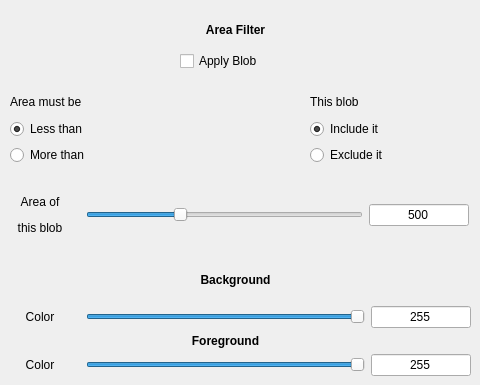
          <widget class="QWidget" name="tab_13">
           <attribute name="title">
            <string>Blob</string>
           </attribute>
           <widget class="QLabel" name="label_56">
            <property name="geometry">
             <rect>
              <x>0</x>
              <y>20</y>
              <width>471</width>
              <height>20</height>
             </rect>
            </property>
            <property name="text">
             <string>&lt;html&gt;&lt;head/&gt;&lt;body&gt;&lt;p align=&quot;center&quot;&gt;&lt;span style=&quot; font-weight:600;&quot;&gt;Area Filter&lt;/span&gt;&lt;/p&gt;&lt;/body&gt;&lt;/html&gt;</string>
            </property>
           </widget>
           <widget class="QWidget" name="gridLayoutWidget_29">
            <property name="geometry">
             <rect>
              <x>10</x>
              <y>90</y>
              <width>160</width>
              <height>75</height>
             </rect>
            </property>
            <layout class="QGridLayout" name="gridLayout_31">
             <item row="0" column="0">
              <widget class="QLabel" name="label_57">
               <property name="text">
                <string>Area must be</string>
               </property>
              </widget>
             </item>
             <item row="1" column="0">
              <widget class="QRadioButton" name="areablobLess">
               <property name="text">
                <string>Less than</string>
               </property>
               <property name="checked">
                <bool>true</bool>
               </property>
              </widget>
             </item>
             <item row="2" column="0">
              <widget class="QRadioButton" name="areablobMore">
               <property name="text">
                <string>More than</string>
               </property>
              </widget>
             </item>
            </layout>
           </widget>
           <widget class="QCheckBox" name="blobCheck">
            <property name="geometry">
             <rect>
              <x>180</x>
              <y>50</y>
              <width>101</width>
              <height>22</height>
             </rect>
            </property>
            <property name="text">
             <string>Apply Blob</string>
            </property>
           </widget>
           <widget class="QWidget" name="gridLayoutWidget_10">
            <property name="geometry">
             <rect>
              <x>0</x>
              <y>260</y>
              <width>471</width>
              <height>116</height>
             </rect>
            </property>
            <layout class="QGridLayout" name="gridLayout_12">
             <item row="0" column="0">
              <widget class="QLabel" name="label_26">
               <property name="text">
                <string>&lt;html&gt;&lt;head/&gt;&lt;body&gt;&lt;p align=&quot;center&quot;&gt;&lt;span style=&quot; font-weight:600;&quot;&gt;Background&lt;/span&gt;&lt;/p&gt;&lt;/body&gt;&lt;/html&gt;</string>
               </property>
              </widget>
             </item>
             <item row="1" column="0">
              <layout class="QGridLayout" name="gridLayout_10">
               <item row="0" column="1">
                <widget class="QSlider" name="backgroundRSlider">
                 <property name="maximum">
                  <number>255</number>
                 </property>
                 <property name="value">
                  <number>255</number>
                 </property>
                 <property name="orientation">
                  <enum>Qt::Horizontal</enum>
                 </property>
                </widget>
               </item>
               <item row="0" column="2">
                <widget class="QLineEdit" name="backgroundRSliderLE">
                 <property name="minimumSize">
                  <size>
                   <width>100</width>
                   <height>0</height>
                  </size>
                 </property>
                 <property name="maximumSize">
                  <size>
                   <width>100</width>
                   <height>16777215</height>
                  </size>
                 </property>
                 <property name="text">
                  <string>255</string>
                 </property>
                 <property name="alignment">
                  <set>Qt::AlignCenter</set>
                 </property>
                 <property name="readOnly">
                  <bool>true</bool>
                 </property>
                </widget>
               </item>
               <item row="0" column="0">
                <widget class="QLabel" name="label_18">
                 <property name="minimumSize">
                  <size>
                   <width>80</width>
                   <height>0</height>
                  </size>
                 </property>
                 <property name="maximumSize">
                  <size>
                   <width>80</width>
                   <height>16777215</height>
                  </size>
                 </property>
                 <property name="text">
                  <string>Color</string>
                 </property>
                 <property name="alignment">
                  <set>Qt::AlignCenter</set>
                 </property>
                </widget>
               </item>
               <item row="1" column="1">
                <widget class="QLabel" name="label_27">
                 <property name="text">
                  <string>&lt;html&gt;&lt;head/&gt;&lt;body&gt;&lt;p align=&quot;center&quot;&gt;&lt;span style=&quot; font-weight:600;&quot;&gt;Foreground&lt;/span&gt;&lt;/p&gt;&lt;/body&gt;&lt;/html&gt;</string>
                 </property>
                </widget>
               </item>
               <item row="2" column="2">
                <widget class="QLineEdit" name="foregroundRSliderLE">
                 <property name="minimumSize">
                  <size>
                   <width>100</width>
                   <height>0</height>
                  </size>
                 </property>
                 <property name="maximumSize">
                  <size>
                   <width>100</width>
                   <height>16777215</height>
                  </size>
                 </property>
                 <property name="text">
                  <string>255</string>
                 </property>
                 <property name="alignment">
                  <set>Qt::AlignCenter</set>
                 </property>
                 <property name="readOnly">
                  <bool>true</bool>
                 </property>
                </widget>
               </item>
               <item row="2" column="0">
                <widget class="QLabel" name="label_25">
                 <property name="minimumSize">
                  <size>
                   <width>80</width>
                   <height>0</height>
                  </size>
                 </property>
                 <property name="maximumSize">
                  <size>
                   <width>80</width>
                   <height>16777215</height>
                  </size>
                 </property>
                 <property name="text">
                  <string>Color</string>
                 </property>
                 <property name="alignment">
                  <set>Qt::AlignCenter</set>
                 </property>
                </widget>
               </item>
               <item row="2" column="1">
                <widget class="QSlider" name="foregroundRSlider">
                 <property name="maximum">
                  <number>255</number>
                 </property>
                 <property name="value">
                  <number>255</number>
                 </property>
                 <property name="orientation">
                  <enum>Qt::Horizontal</enum>
                 </property>
                </widget>
               </item>
              </layout>
             </item>
            </layout>
           </widget>
           <widget class="QWidget" name="gridLayoutWidget_31">
            <property name="geometry">
             <rect>
              <x>310</x>
              <y>90</y>
              <width>160</width>
              <height>75</height>
             </rect>
            </property>
            <layout class="QGridLayout" name="gridLayout_35">
             <item row="0" column="0">
              <widget class="QLabel" name="label_61">
               <property name="text">
                <string>This blob</string>
               </property>
              </widget>
             </item>
             <item row="1" column="0">
              <widget class="QRadioButton" name="blobInclude">
               <property name="text">
                <string>Include it</string>
               </property>
               <property name="checked">
                <bool>true</bool>
               </property>
              </widget>
             </item>
             <item row="2" column="0">
              <widget class="QRadioButton" name="blobExclude">
               <property name="text">
                <string>Exclude it</string>
               </property>
              </widget>
             </item>
            </layout>
           </widget>
           <widget class="QWidget" name="gridLayoutWidget_9">
            <property name="geometry">
             <rect>
              <x>0</x>
              <y>190</y>
              <width>469</width>
              <height>51</height>
             </rect>
            </property>
            <layout class="QGridLayout" name="gridLayout_11">
             <item row="0" column="0">
              <widget class="QLabel" name="label_29">
               <property name="minimumSize">
                <size>
                 <width>80</width>
                 <height>0</height>
                </size>
               </property>
               <property name="maximumSize">
                <size>
                 <width>80</width>
                 <height>16777215</height>
                </size>
               </property>
               <property name="text">
                <string>&lt;html&gt;&lt;head/&gt;&lt;body&gt;&lt;p align=&quot;center&quot;&gt;Area of&lt;/p&gt;&lt;p align=&quot;center&quot;&gt;this blob&lt;/p&gt;&lt;/body&gt;&lt;/html&gt;</string>
               </property>
               <property name="alignment">
                <set>Qt::AlignCenter</set>
               </property>
              </widget>
             </item>
             <item row="0" column="2">
              <widget class="QLineEdit" name="areablobSliderLE">
               <property name="minimumSize">
                <size>
                 <width>100</width>
                 <height>0</height>
                </size>
               </property>
               <property name="maximumSize">
                <size>
                 <width>100</width>
                 <height>16777215</height>
                </size>
               </property>
               <property name="text">
                <string>500</string>
               </property>
               <property name="alignment">
                <set>Qt::AlignCenter</set>
               </property>
               <property name="readOnly">
                <bool>true</bool>
               </property>
              </widget>
             </item>
             <item row="0" column="1">
              <widget class="QSlider" name="areablobSlider">
               <property name="maximum">
                <number>1500</number>
               </property>
               <property name="singleStep">
                <number>10</number>
               </property>
               <property name="value">
                <number>500</number>
               </property>
               <property name="orientation">
                <enum>Qt::Horizontal</enum>
               </property>
              </widget>
             </item>
            </layout>
           </widget>
          </widget>
